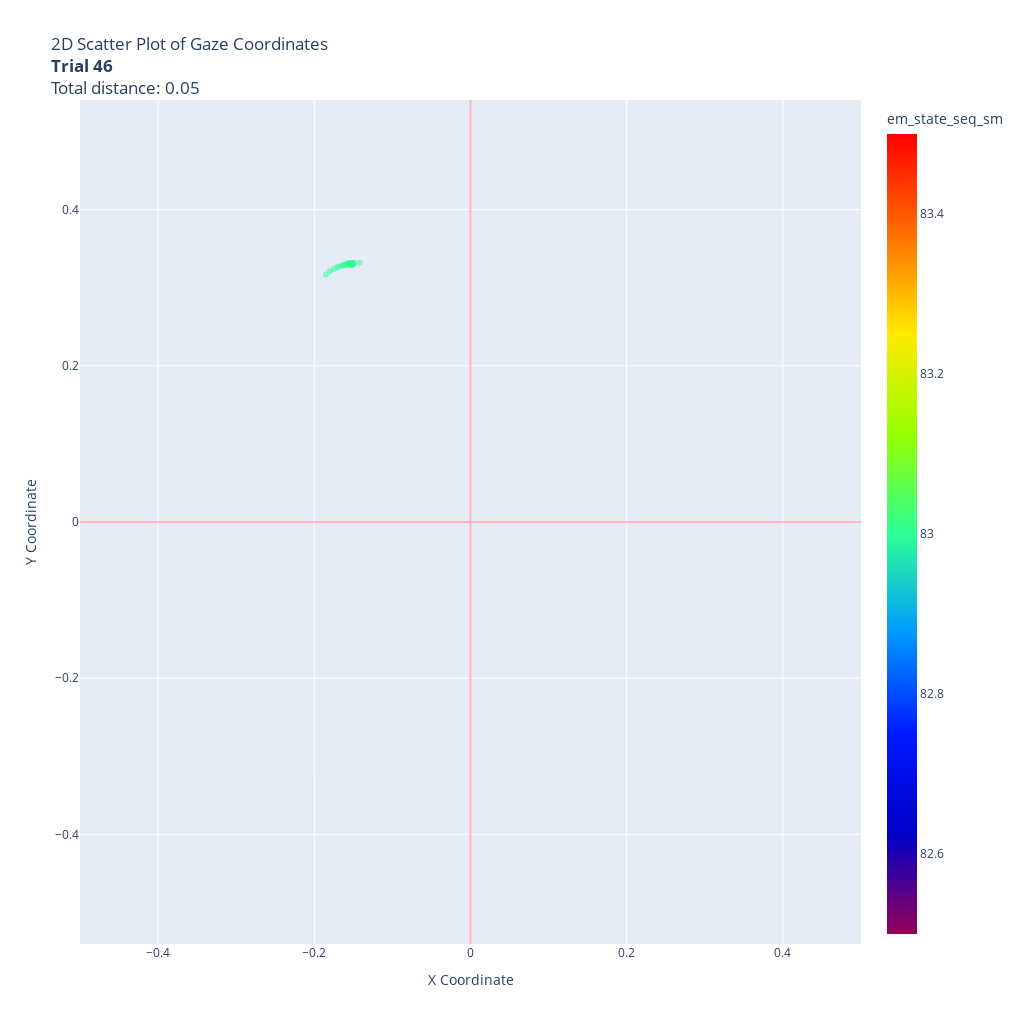

The code cell stored with this chart in its notebook:
### Code cell
smooth_only = trial_46.loc[(trial_46['em_state_seq_sm'] == 83) & (trial_46['em_smoothed'] == 2)]

# final_pursuit = trial_46.iloc[trial_46['em_state_seq']]

fig = visualize_trial_gaze_distance(46, smooth_only, color_code='em_state_seq_sm', color_scale='rainbow')

### Figure 1 — Plotly figure (JSON) as saved in the notebook; plotly's stock layout.template omitted (floating-point values rounded to 4 significant figures)
{"data": [{"hovertemplate": "x=%{x}<br>y=%{y}<br>em_state_seq_sm=%{marker.color}<extra></extra>", "legendgroup": "", "marker": {"color": [83, 83, 83, 83, 83, 83, 83, 83, 83, 83, 83, 83, 83, 83, 83, 83, 83, 83, 83, 83, 83, 83, 83, 83, 83, 83, 83, 83, 83, 83, 83, 83, 83, 83, 83, 83, 83, 83, 83, 83, 83, 83, 83, 83, 83], "coloraxis": "coloraxis", "opacity": 0.5, "symbol": "circle"}, "mode": "markers", "name": "", "orientation": "v", "showlegend": false, "type": "scatter", "x": [-0.185, -0.18, -0.175, -0.171, -0.168, -0.165, -0.163, -0.162, -0.16, -0.159, -0.158, -0.157, -0.156, -0.156, -0.155, -0.155, -0.154, -0.154, -0.154, -0.154, -0.153, -0.153, -0.153, -0.152, -0.152, -0.152, -0.151, -0.151, -0.151, -0.151, -0.151, -0.151, -0.151, -0.152, -0.152, -0.152, -0.152, -0.152, -0.152, -0.152, -0.152, -0.152, -0.152, -0.149, -0.142], "xaxis": "x", "y": [0.317, 0.321, 0.324, 0.326, 0.327, 0.328, 0.329, 0.329, 0.329, 0.33, 0.331, 0.331, 0.331, 0.331, 0.331, 0.331, 0.33, 0.33, 0.33, 0.33, 0.33, 0.329, 0.329, 0.33, 0.33, 0.33, 0.33, 0.33, 0.33, 0.33, 0.33, 0.33, 0.33, 0.33, 0.33, 0.33, 0.331, 0.331, 0.331, 0.331, 0.331, 0.331, 0.332, 0.332, 0.332], "yaxis": "y"}], "layout": {"coloraxis": {"colorbar": {"title": {"text": "em_state_seq_sm"}}, "colorscale": [[0, "rgb(150,0,90)"], [0.125, "rgb(0,0,200)"], [0.25, "rgb(0,25,255)"], [0.375, "rgb(0,152,255)"], [0.5, "rgb(44,255,150)"], [0.625, "rgb(151,255,0)"], [0.75, "rgb(255,234,0)"], [0.875, "rgb(255,111,0)"], [1, "rgb(255,0,0)"]]}, "height": 1024, "legend": {"tracegroupgap": 0}, "title": {"text": "2D Scatter Plot of Gaze Coordinates<br><b>Trial 46</b><br>Total distance: 0.05"}, "width": 1024, "xaxis": {"anchor": "y", "domain": [0, 1], "range": [-0.5, 0.5], "title": {"text": "X Coordinate"}, "zeroline": true, "zerolinecolor": "LightPink", "zerolinewidth": 2}, "yaxis": {"anchor": "x", "domain": [0, 1], "range": [-0.5, 0.5], "scaleanchor": "x", "title": {"text": "Y Coordinate"}, "zeroline": true, "zerolinecolor": "LightPink", "zerolinewidth": 2}}}
